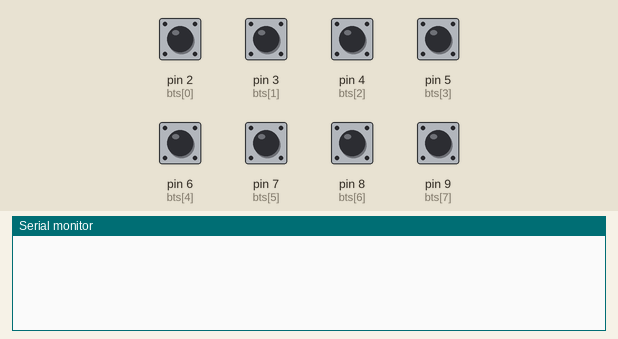
A sketch run on a simulated Arduino Uno, built with avr-gcc and run on an emulated ATmega328P. Shown: the last lines printed to the serial monitor. The inputs (shaded band) are chosen by the test bench; at power-on: pin 2 (bts[0]), pin 3 (bts[1]), pin 4 (bts[2]), pin 5 (bts[3]), pin 6 (bts[4]), pin 7 (bts[5]), pin 8 (bts[6]), pin 9 (bts[7]) HIGH.

Above: at 1.2 s.
1.3 s: pin 2 (bts[0]) pulled LOW for 0.15 s
At 2.3 s:
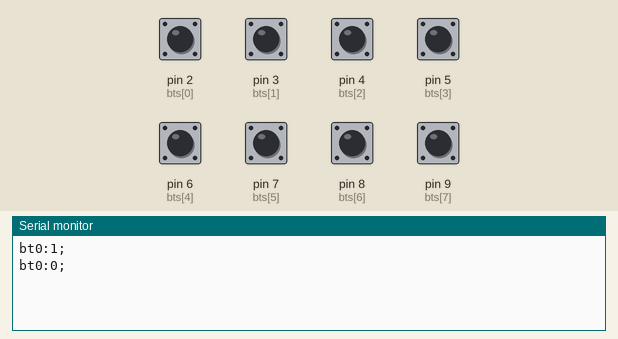
2.9 s: pin 3 (bts[1]) pulled LOW for 0.15 s
At 3.5 s:
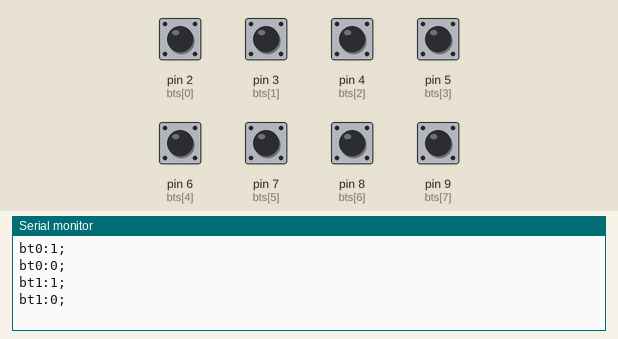
4.5 s: pin 4 (bts[2]) pulled LOW for 0.15 s
At 5.8 s:
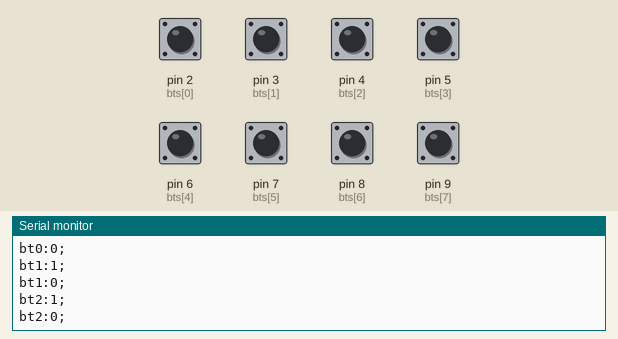
6.1 s: pin 5 (bts[3]) pulled LOW for 0.15 s
At 7.1 s:
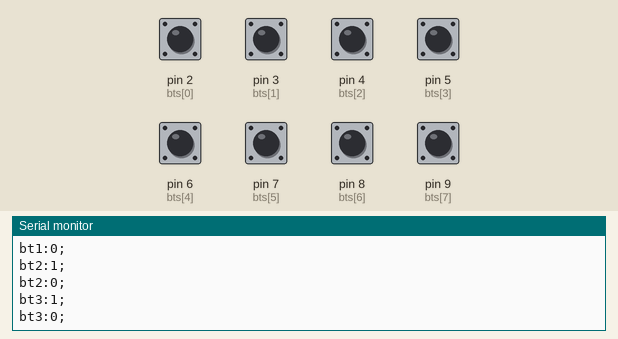
7.7 s: pin 6 (bts[4]) pulled LOW for 0.15 s
At 8.3 s:
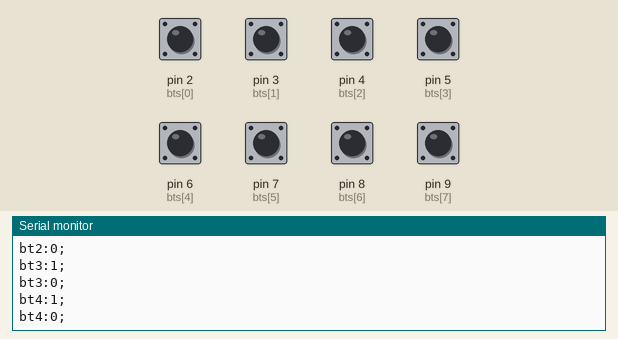
9.3 s: pin 7 (bts[5]) pulled LOW for 0.15 s
At 10.9 s:
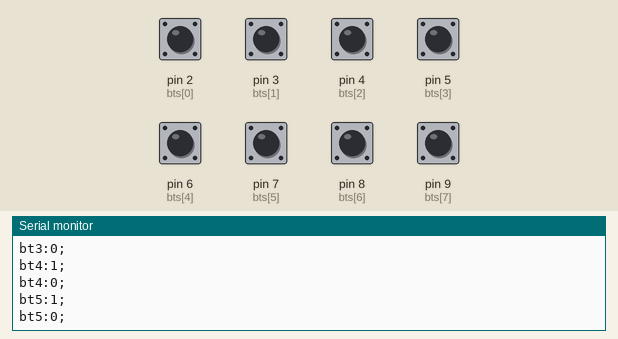
Timing chart, 0 to 11.9 s (numbered marks = the images above; inputs shaded):
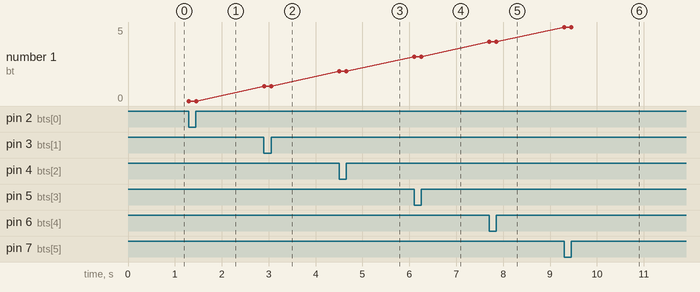

Measured:
- after the input at 1.3 s, the serial monitor: prints a new line at once (image 1)
- after the input at 2.9 s, the serial monitor: prints a new line at once (image 2)
- after the input at 4.5 s, the serial monitor: prints a new line at once (image 3)
- after the input at 6.1 s, the serial monitor: prints a new line at once (image 4)
- after the input at 7.7 s, the serial monitor: prints a new line at once (image 5)
- after the input at 9.3 s, the serial monitor: prints a new line at once (image 6)
- plotted number 1: 1 → 2 after the input at 4.5 s, 2 → 3 after the input at 6.1 s, 3 → 4 after the input at 7.7 s, 4 → 5 after the input at 9.3 s

The sketch:

digitalbuttons.ino
```cpp
int numbts = 8;
int bts[] = {2,3,4,5,6,7,8,9,10,16,14,15};
boolean bgates[8];

void setup() {
  Serial.begin(9600);
  for (int i = 0; i < numbts; i++) pinMode(bts[i], INPUT_PULLUP);
  for (int i = 0; i < numbts; i++) bgates[i] = false;
}

void loop() {
  for (int i = 0; i < numbts; i++) {
    if (!bgates[i]) {
      if (digitalRead(bts[i]) == LOW) {
        bgates[i] = true;
        Serial.print("bt" + String(i) + ":");
        Serial.print(1, DEC);
        Serial.println(";");
      }
    }
    if (bgates[i]) {
      if (digitalRead(bts[i]) == HIGH) {
        bgates[i] = false;
        Serial.print("bt" + String(i) + ":");
        Serial.print(0, DEC);
        Serial.println(";");
      }
    }
  }
  delay(5);
}
```
